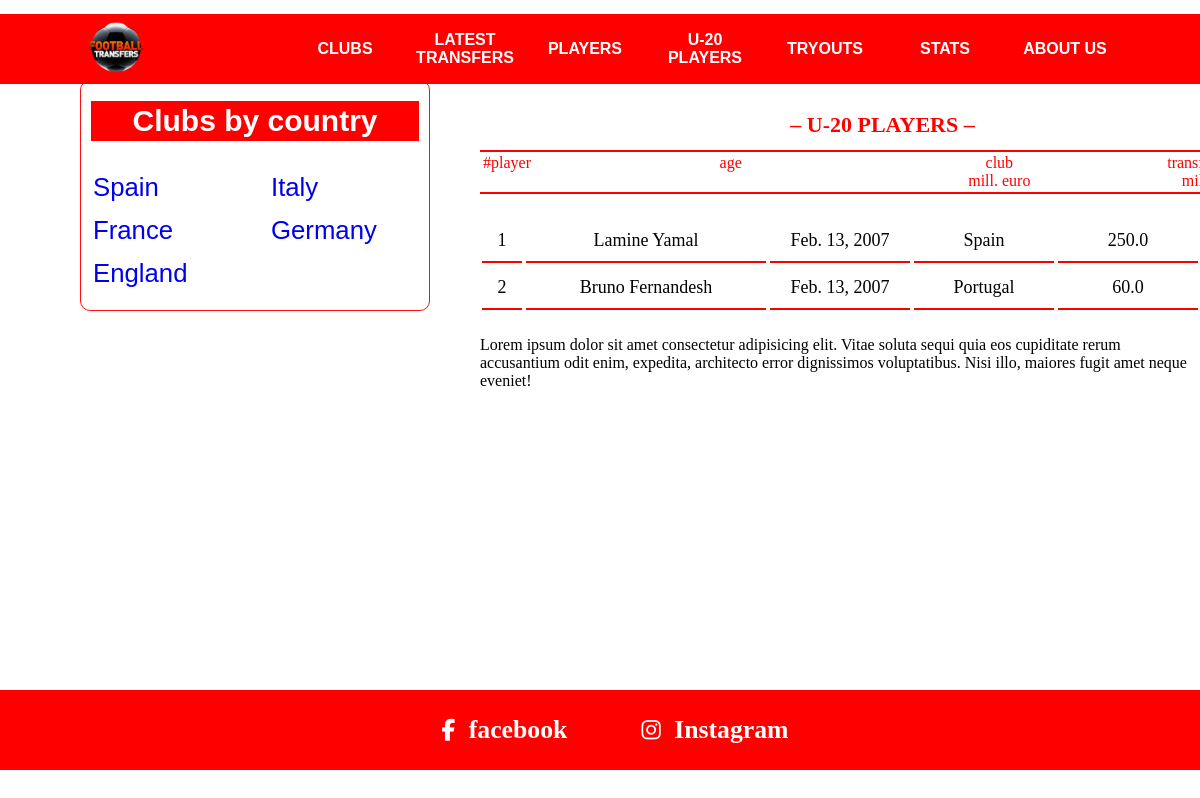
The page /player_u20/ on the database its author committed.
### main/models.py (models this page shows, shortened)
class Country(models.Model):
    name = models.CharField(max_length=100)
    def __str__(self):
        return self.name

class Player(models.Model):
    name = models.CharField(max_length=100)
    number = models.IntegerField(
        validators=[MinValueValidator(1), MaxValueValidator(99)],
        blank=True, null=True
    )
    position = models.CharField(blank=True, null=True, max_length=100)
    price = models.FloatField(blank=True, null=True)
    birth_date = models.DateField(blank=True, null=True)
    club_id = models.ForeignKey(Club, on_delete=models.SET_NULL, blank=True, null=True)
    country_id = models.ForeignKey(Country, on_delete=models.SET_NULL, blank=True, null=True)
    created_at = models.DateTimeField(auto_now_add=True)

### main/views.py (the view)
# urls.py: path('player_u20/', Player_U20View.as_view(), name='player_u20'),
class Player_U20View(views.View):
    def get(self, request):
        today = date.today()
        limit_year = today.year - 20
        players = Player.objects.filter(birth_date__year__gt=limit_year)
        context = {'players': players}
        return render(request, 'player_u20.html', context)

### main/context_processors.py (called while the page is built)
def get_countries(request):
    countries = Country.objects.annotate(count_amount=Count('club')).order_by('-count_amount')
    left_countries = []
    right_countries = []
    for i, country in enumerate(countries, start=1):
        if country.club_set.count() == 0:
            break
        if i % 2 == 1:
            left_countries.append(country)
        else:
            right_countries.append(country)
    context = {
        'countries_left': left_countries,
        'countries_right': right_countries,
    }
    return (context)

### templates/player_u20.html
{%extends 'base.html' %}
{%  block content%}
      </div>
      <div class="nav">
          <h2>– U-20 PLAYERS –</h2>
          <table class="content-nav">
            <thead>
              <tr>
                <td>#player</td>
                <td>age</td>
                <td>
                  club <br />
                  mill. euro
                </td>
                <td>
                  transfer value, <br />
                  mill. euro
                </td>
              </tr>
            </thead>
          </table>
        </div>
      <div class="content">
        <table class="players">
            {% for player in players %}
          <tr>
            <td>{{forloop.counter}}</td>
            <td>{{player.name}}</td>
            <td>{{player.birth_date}}</td>
            <td>{{player.country_id}}</td>
            <td>{{player.price}}</td>
          </tr>
            {%endfor%}
        </table>
        <p>
          Lorem ipsum dolor sit amet consectetur adipisicing elit. Vitae soluta
          sequi quia eos cupiditate rerum accusantium odit enim, expedita,
          architecto error dignissimos voluptatibus. Nisi illo, maiores fugit
          amet neque eveniet!
        </p>
      </div>
{% endblock %}

### templates/base.html (shortened to what this page needs)
<!DOCTYPE html>
{% load static %}
<html>
  <head>
    <link rel="stylesheet" type="text/css" media="screen" href="{% static 'css/main.css' %}" />
    <link
      rel="stylesheet"
      href="{% static 'https://cdnjs.cloudflare.com/ajax/libs/font-awesome/6.1.1/css/all.min.css' %}"
    />
  </head>
  <body>
    <div class="container">
      <div class="navbar">
        <div class="icon">
          <a href="/">
            <img src="{%static 'img/12252568_173-removebg-preview.png' %}" alt="" />
          </a>
        </div>
        <div class="links">
          <div><a href="{% url 'clubs' %}">CLUBS</a></div>
          <div><a href="{% url 'latest-transfer' %}">LATEST TRANSFERS</a></div>
          <div><a href="{% url 'players' %}">PLAYERS</a></div>
          <div><a href="{% url 'player_u20' %}">U-20 PLAYERS</a></div>
          <div><a href="{% url 'tryouts' %}">TRYOUTS</a></div>
          <div><a href="./stats.html">STATS</a></div>
          <div><a href="{% url 'about' %}">ABOUT US</a></div>
        </div>
      </div>
      <div class="country-clubs">
        <h2 id="title">Clubs by country</h2>
        <div class="country">
          <div>
             {% for country in countries_left %}
                    <h3><a href="{% url 'clubs' %}?country={{country.name}}">{{ country.name }}</a> <br /></h3>
             {% endfor %}
          </div>
          <div>
              {% for country in countries_right %}
                    <h3><a href="{% url 'clubs' %}?country={{country.name}}">{{ country.name }}</a> <br /></h3>
              {% endfor %}
          </div>
        </div>
      </div>
        {% block content %} {%endblock%}
      <div class="footer" style="margin-top: 200px;">
        <a href="https://www.facebook.com/topfootballtransfers/">
          <div>
            <i class="fa-brands fa-facebook-f"></i> &nbsp;
              <h3>facebook</h3>
          </div>
        </a>
        <a href="https://www.instagram.com/topfootballtransfers/">
          <div>
            <i class="fa-brands fa-instagram"></i> &nbsp;
            <h3>Instagram</h3>
          </div>
        </a>
      </div>
  </body>
</html>

### static/css/main.css (style rules this page uses)
* { margin: 0; padding: 0; box-sizing: border-box; }
.container { width: 100% !important; display: inline-block; font-family: sans-serif; }
.container .navbar { width: 100%; background-color: red; display: flex; align-items: center; justify-content: space-around; position: fixed; z-index: 99; height: 70px !important; }
.container .navbar .icon { width: 100px; overflow: hidden; }
.container .navbar .icon img { width: 130%; margin-left: -14%; }
.container .navbar .links { z-index: 999; display: flex; }
.container .navbar .links div { width: 100px; text-align: center; display: flex; align-items: center; margin-right: 20px; }
.container .navbar .links div a { color: white; font-weight: 700; text-decoration: none; width: 100px !important; height: 45px; display: flex; align-items: center; justify-content: center; }
.country-clubs { width: 350px; border: 1px solid rgb(255, 16, 16); border-radius: 10px; position: fixed; top: 80px; left: 80px; padding: 10px 10px; padding-bottom: 10px; }
.country-clubs h2 { margin: 10px 0px; transition: all 0.3s ease; }
.country-clubs #title { font-size: 30px; background-color: red; color: white; text-align: center; line-height: 40px; }
.country-clubs .country { width: 100%; display: flex; flex-wrap: wrap; justify-content: space-between; font-size: 22px; margin-top: 20px; }
.country-clubs .country div { width: 150px; height: 100%; }
.country-clubs .country h3 { font-weight: 100 !important; margin: 10px 0px !important; width: 100%; padding: 2px 2px; transition: all 0.3s ease; }
.country-clubs .country h3 a { text-decoration: none; margin-top: 20px !important; }
.nav { width: 805px; background-color: white; position: fixed; left: 480px; top: 70px; }
.nav h2 { text-align: center; color: red; line-height: 50px; padding-top: 30px; font-size: 22px; }
.players { width: 100%; }
.players tr { display: flex; flex-wrap: wrap; justify-content: space-between; }
.players tr td { width: 140px; margin-bottom: 4px; padding: 10px 0px; font-size: 18px; border-bottom: 2px solid rgb(255, 0, 0); text-align: center; }
.players tr td:nth-child(2), .top-players tr td:nth-child(2), .playerss tr td:nth-child(2) { width: 240px; }
.players tr td:nth-child(1), .top-players tr td:nth-child(1), .playerss tr td:nth-child(1) { width: 40px !important; }
.content { max-width: 800px; margin-left: 480px; margin-top: 200px; padding-bottom: 100px; }
.content p, .content b { margin-top: 20px; }
.content-nav { border-top: 2px solid rgb(255, 0, 0); border-bottom: 2px solid rgb(255, 0, 0); width: 100%; }
.content-nav tr { display: flex; justify-content: space-between !important; }
.content-nav tr td { width: 140px; color: red; text-align: center; }
.content-nav tr td:nth-child(1) { width: 50px; }
.content-nav tr td:nth-child(2) { width: 250px; }
.footer { width: 100%; background-color: red; height: 80px; display: flex; align-items: center; justify-content: center; font-size: 22px; padding-left: 80px; }
.footer a { margin-right: 50px; color: white; text-decoration: none; word-spacing: 8px; padding: 4px 12px; border-radius: 5px; transition: all 0.3s ease; }
.footer a div { display: flex; align-items: center; }

### rows shown on the page
Country: name "Spain"
Country: name "France"
Country: name "England"
Country: name "Italy"
Country: name "Germany"
Player: name "Lamine Yamal", birth_date "Feb. 13, 2007", country_id "Spain", price "250.0"
Player: name "Bruno Fernandesh", birth_date "Feb. 13, 2007", country_id "Portugal", price "60.0"
